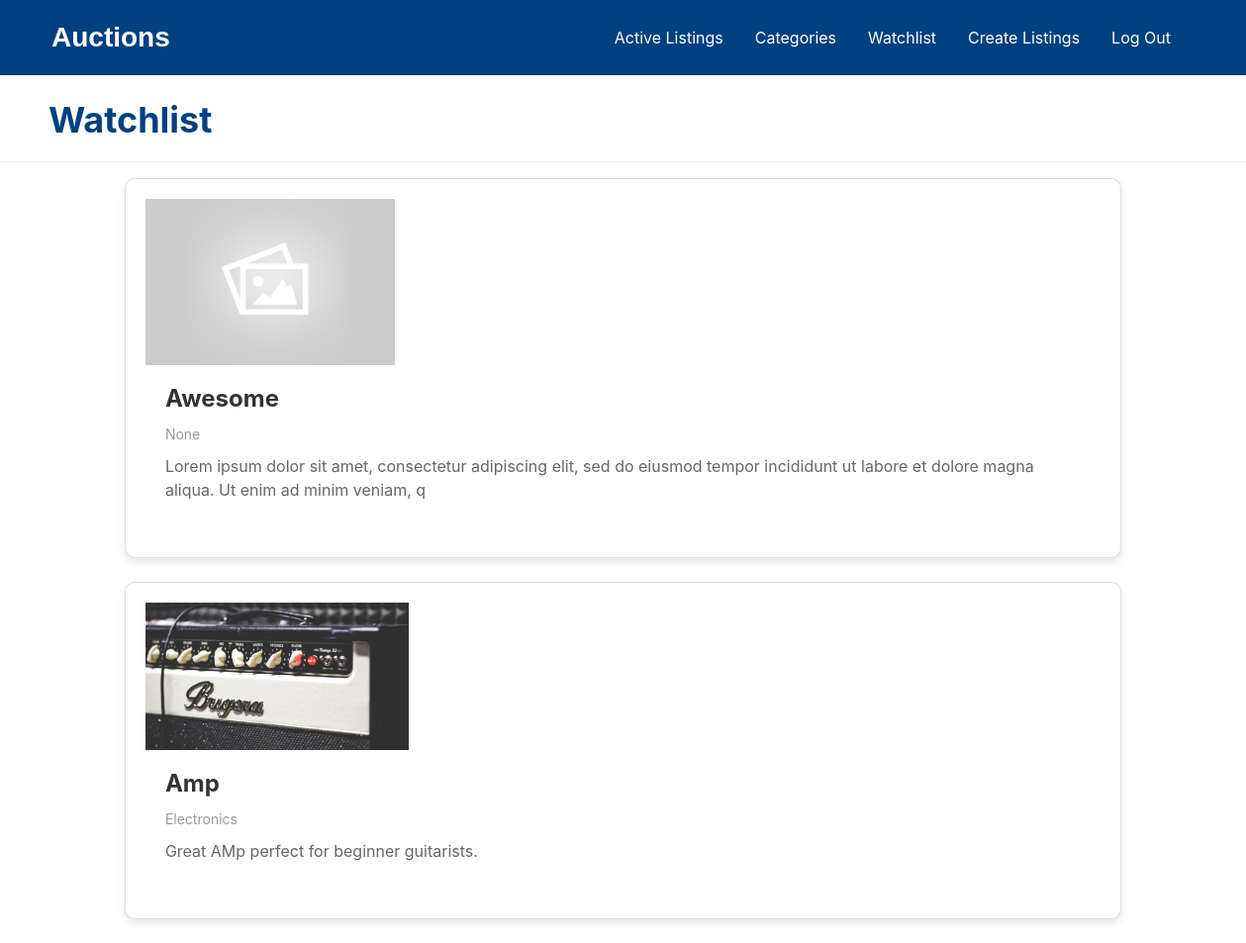
/watchlist/ (signed in), run on an earlier commit of the app's database.
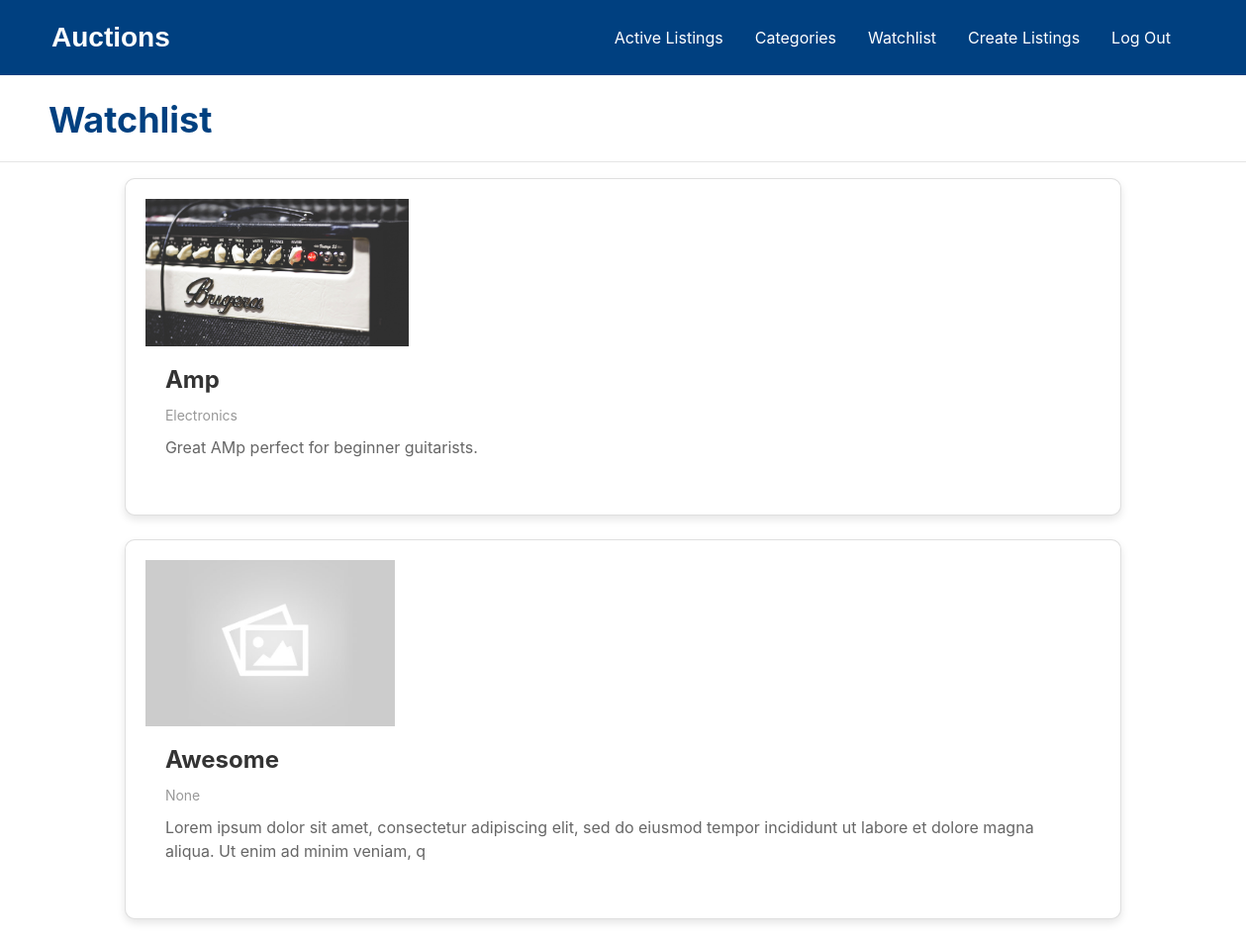
And on a later commit of the database.
### auctions/models.py (models this page shows, shortened)
class Listings(models.Model):
        owner = models.ForeignKey(User, on_delete=models.CASCADE, default=None)
        title = models.CharField(max_length=60)
        description = models.TextField(max_length=700, blank=True, null=True)
        category = models.ForeignKey(Category, on_delete=models.CASCADE, null=True, blank=True)
        bid_price = models.IntegerField(blank=True, null=True)
        image = models.ImageField(null=True, blank=True, upload_to='listing-image', default='listing-image/default.jpg')
        is_active= models.BooleanField(default=True)
        in_watchlist = models.ManyToManyField(User, blank=True, related_name="watchlist")

class Category(models.Model):
       title = models.CharField(max_length=60, default='No category listed')
       def __str__(self):
              return f"{self.title}"

### auctions/views.py (the view)
# urls.py: path('watchlist/', views.viewWatchlist, name='view-watchlist'),
def viewWatchlist(request):
    allWatchlist = Listings.objects.filter(in_watchlist=request.user)
    context = {
        'watchlist': allWatchlist,
    }
    return render(request, 'auctions/watchlist.html', context)

### auctions/templates/auctions/watchlist.html (shortened to what this page needs)
{% extends 'auctions/layout.html' %}
{% load static %}
{% block staticfile %} {% static 'auctions/active-listings.css' %} {% endblock %}
{% block body %}
<h1 style="
  font-size: 36px;font-weight: bold;color: #004080;margin-bottom: 20px;position: relative;
  left: 49px;">Watchlist</h1>
<hr>
{% for listing in watchlist %}
  <div class="card">
      <div class="image">
        <a href="{% url 'listing' listing.id %}">
        <img src="{{listing.image.url}}" alt="{{listing.title}}'s' image">
        </a>
      </div>
      <div class="card-content">
        <a href="{% url 'listing' listing.id %}">
        <h2 class="card-title">{{listing.title.capitalize}}</h2>
        <p class="card-category">{{listing.category}}</p>
        <p class="card-description">{{listing.description|slice:'150'}}</p>
        </a>
      </div>
  </div>
  <br>
{% endfor %}
{% endblock %}

What changed in the data, as far as the page shows it:
changed Listings "Amp": moves up the list
